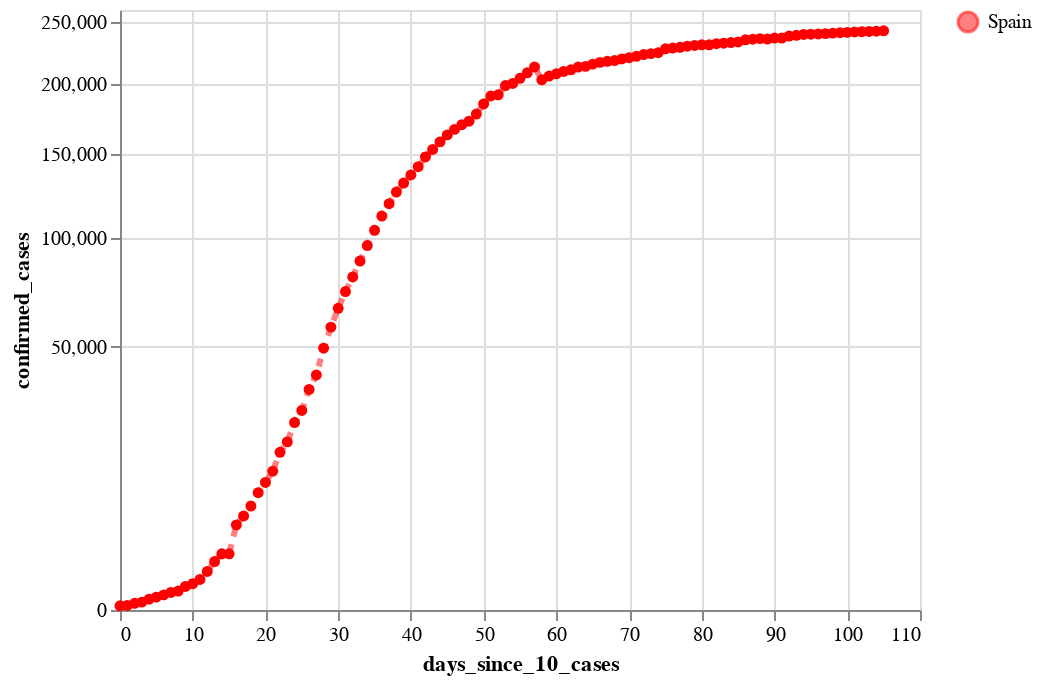

Notebook code cell kept with this figure:
### Code cell
#hide

cases_es_plot = alt.Chart(source_es).mark_line(
    color='red',
    opacity=0.5,
    strokeDash=[4,4],
    strokeWidth=3,
    point=True
).encode(
    x='days_since_10_cases:Q',
#     y='confirmed_cases:Q',
    y=alt.Y('confirmed_cases:Q', scale=alt.Scale(type='sqrt')),
#     size='new_cases:Q',
    tooltip=['country', 'date:T', 'confirmed_cases', 'new_cases', 'new_deaths'],
    color=alt.Color('country', scale=alt.Scale(range=['red'], domain=['Spain']), title="")
)

cases_es_plot

### Figure 1 — Vega-Lite specification as saved in the notebook (floating-point values rounded to 4 significant figures)
{"config": {"view": {"continuousWidth": 400, "continuousHeight": 300}}, "data": {"name": "data-d61b17dfd84a2e74f45e08917b3b5f20"}, "mark": {"type": "line", "color": "red", "opacity": 0.5, "point": true, "strokeDash": [4, 4], "strokeWidth": 3}, "encoding": {"color": {"type": "nominal", "field": "country", "scale": {"domain": ["Spain"], "range": ["red"]}, "title": ""}, "tooltip": [{"type": "nominal", "field": "country"}, {"type": "temporal", "field": "date"}, {"type": "quantitative", "field": "confirmed_cases"}, {"type": "quantitative", "field": "new_cases"}, {"type": "quantitative", "field": "new_deaths"}], "x": {"type": "quantitative", "field": "days_since_10_cases"}, "y": {"type": "quantitative", "field": "confirmed_cases", "scale": {"type": "sqrt"}}}, "$schema": "https://vega.github.io/schema/vega-lite/v4.0.2.json", "datasets": {"data-d61b17dfd84a2e74f45e08917b3b5f20": [{"country": "Spain", "date": "2020-02-26", "days_since_10_cases": 0, "confirmed_cases": 13, "confirmed_cases_per_million": 0.0, "new_cases": 0, "new_deaths": 0, "new_recovered": 0}, {"country": "Spain", "date": "2020-02-27", "days_since_10_cases": 1, "confirmed_cases": 15, "confirmed_cases_per_million": 0.0, "new_cases": 2, "new_deaths": 0, "new_recovered": 0}, {"country": "Spain", "date": "2020-02-28", "days_since_10_cases": 2, "confirmed_cases": 32, "confirmed_cases_per_million": 1.0, "new_cases": 17, "new_deaths": 0, "new_recovered": 0}, {"country": "Spain", "date": "2020-02-29", "days_since_10_cases": 3, "confirmed_cases": 45, "confirmed_cases_per_million": 1.0, "new_cases": 13, "new_deaths": 0, "new_recovered": 0}, {"country": "Spain", "date": "2020-03-01", "days_since_10_cases": 4, "confirmed_cases": 84, "confirmed_cases_per_million": 2.0, "new_cases": 39, "new_deaths": 0, "new_recovered": 0}, {"country": "Spain", "date": "2020-03-02", "days_since_10_cases": 5, "confirmed_cases": 120, "confirmed_cases_per_million": 3.0, "new_cases": 36, "new_deaths": 0, "new_recovered": 0}, {"country": "Spain", "date": "2020-03-03", "days_since_10_cases": 6, "confirmed_cases": 165, "confirmed_cases_per_million": 4.0, "new_cases": 45, "new_deaths": 1, "new_recovered": 0}, {"country": "Spain", "date": "2020-03-04", "days_since_10_cases": 7, "confirmed_cases": 222, "confirmed_cases_per_million": 5.0, "new_cases": 57, "new_deaths": 1, "new_recovered": 0}, {"country": "Spain", "date": "2020-03-05", "days_since_10_cases": 8, "confirmed_cases": 259, "confirmed_cases_per_million": 5.0, "new_cases": 37, "new_deaths": 1, "new_recovered": 0}, {"country": "Spain", "date": "2020-03-06", "days_since_10_cases": 9, "confirmed_cases": 400, "confirmed_cases_per_million": 8.0, "new_cases": 141, "new_deaths": 2, "new_recovered": 0}, {"country": "Spain", "date": "2020-03-07", "days_since_10_cases": 10, "confirmed_cases": 500, "confirmed_cases_per_million": 11.0, "new_cases": 100, "new_deaths": 5, "new_recovered": 28}, {"country": "Spain", "date": "2020-03-08", "days_since_10_cases": 11, "confirmed_cases": 673, "confirmed_cases_per_million": 14.0, "new_cases": 173, "new_deaths": 7, "new_recovered": 0}, {"country": "Spain", "date": "2020-03-09", "days_since_10_cases": 12, "confirmed_cases": 1073, "confirmed_cases_per_million": 23.0, "new_cases": 400, "new_deaths": 11, "new_recovered": 2}, {"country": "Spain", "date": "2020-03-10", "days_since_10_cases": 13, "confirmed_cases": 1695, "confirmed_cases_per_million": 36.0, "new_cases": 622, "new_deaths": 7, "new_recovered": 0}, {"country": "Spain", "date": "2020-03-11", "days_since_10_cases": 14, "confirmed_cases": 2277, "confirmed_cases_per_million": 48.0, "new_cases": 582, "new_deaths": 19, "new_recovered": 151}, {"country": "Spain", "date": "2020-03-12", "days_since_10_cases": 15, "confirmed_cases": 2277, "confirmed_cases_per_million": 48.0, "new_cases": 0, "new_deaths": 1, "new_recovered": 0}, {"country": "Spain", "date": "2020-03-13", "days_since_10_cases": 16, "confirmed_cases": 5232, "confirmed_cases_per_million": 111.0, "new_cases": 2955, "new_deaths": 78, "new_recovered": 10}, {"country": "Spain", "date": "2020-03-14", "days_since_10_cases": 17, "confirmed_cases": 6391, "confirmed_cases_per_million": 136.0, "new_cases": 1159, "new_deaths": 62, "new_recovered": 324}, {"country": "Spain", "date": "2020-03-15", "days_since_10_cases": 18, "confirmed_cases": 7798, "confirmed_cases_per_million": 166.0, "new_cases": 1407, "new_deaths": 94, "new_recovered": 0}, {"country": "Spain", "date": "2020-03-16", "days_since_10_cases": 19, "confirmed_cases": 9942, "confirmed_cases_per_million": 211.0, "new_cases": 2144, "new_deaths": 53, "new_recovered": 13}, {"country": "Spain", "date": "2020-03-17", "days_since_10_cases": 20, "confirmed_cases": 11748, "confirmed_cases_per_million": 249.0, "new_cases": 1806, "new_deaths": 191, "new_recovered": 498}, {"country": "Spain", "date": "2020-03-18", "days_since_10_cases": 21, "confirmed_cases": 13910, "confirmed_cases_per_million": 295.0, "new_cases": 2162, "new_deaths": 90, "new_recovered": 53}, {"country": "Spain", "date": "2020-03-19", "days_since_10_cases": 22, "confirmed_cases": 17963, "confirmed_cases_per_million": 381.0, "new_cases": 4053, "new_deaths": 207, "new_recovered": 26}, {"country": "Spain", "date": "2020-03-20", "days_since_10_cases": 23, "confirmed_cases": 20410, "confirmed_cases_per_million": 433.0, "new_cases": 2447, "new_deaths": 213, "new_recovered": 481}, {"country": "Spain", "date": "2020-03-21", "days_since_10_cases": 24, "confirmed_cases": 25374, "confirmed_cases_per_million": 539.0, "new_cases": 4964, "new_deaths": 332, "new_recovered": 537}, {"country": "Spain", "date": "2020-03-22", "days_since_10_cases": 25, "confirmed_cases": 28768, "confirmed_cases_per_million": 611.0, "new_cases": 3394, "new_deaths": 397, "new_recovered": 450}, {"country": "Spain", "date": "2020-03-23", "days_since_10_cases": 26, "confirmed_cases": 35136, "confirmed_cases_per_million": 746.0, "new_cases": 6368, "new_deaths": 539, "new_recovered": 0}, {"country": "Spain", "date": "2020-03-24", "days_since_10_cases": 27, "confirmed_cases": 39885, "confirmed_cases_per_million": 847.0, "new_cases": 4749, "new_deaths": 497, "new_recovered": 1219}, {"country": "Spain", "date": "2020-03-25", "days_since_10_cases": 28, "confirmed_cases": 49515, "confirmed_cases_per_million": 1051.0, "new_cases": 9630, "new_deaths": 839, "new_recovered": 1573}, {"country": "Spain", "date": "2020-03-26", "days_since_10_cases": 29, "confirmed_cases": 57786, "confirmed_cases_per_million": 1227.0, "new_cases": 8271, "new_deaths": 718, "new_recovered": 1648}, {"country": "Spain", "date": "2020-03-27", "days_since_10_cases": 30, "confirmed_cases": 65719, "confirmed_cases_per_million": 1395.0, "new_cases": 7933, "new_deaths": 773, "new_recovered": 2342}, {"country": "Spain", "date": "2020-03-28", "days_since_10_cases": 31, "confirmed_cases": 73235, "confirmed_cases_per_million": 1555.0, "new_cases": 7516, "new_deaths": 844, "new_recovered": 2928}, {"country": "Spain", "date": "2020-03-29", "days_since_10_cases": 32, "confirmed_cases": 80110, "confirmed_cases_per_million": 1701.0, "new_cases": 6875, "new_deaths": 821, "new_recovered": 2424}, {"country": "Spain", "date": "2020-03-30", "days_since_10_cases": 33, "confirmed_cases": 87956, "confirmed_cases_per_million": 1867.0, "new_cases": 7846, "new_deaths": 913, "new_recovered": 2071}, {"country": "Spain", "date": "2020-03-31", "days_since_10_cases": 34, "confirmed_cases": 95923, "confirmed_cases_per_million": 2037.0, "new_cases": 7967, "new_deaths": 748, "new_recovered": 2479}, {"country": "Spain", "date": "2020-04-01", "days_since_10_cases": 35, "confirmed_cases": 104118, "confirmed_cases_per_million": 2211.0, "new_cases": 8195, "new_deaths": 923, "new_recovered": 3388}, {"country": "Spain", "date": "2020-04-02", "days_since_10_cases": 36, "confirmed_cases": 112065, "confirmed_cases_per_million": 2379.0, "new_cases": 7947, "new_deaths": 961, "new_recovered": 4096}, {"country": "Spain", "date": "2020-04-03", "days_since_10_cases": 37, "confirmed_cases": 119199, "confirmed_cases_per_million": 2531.0, "new_cases": 7134, "new_deaths": 850, "new_recovered": 3770}, {"country": "Spain", "date": "2020-04-04", "days_since_10_cases": 38, "confirmed_cases": 126168, "confirmed_cases_per_million": 2679.0, "new_cases": 6969, "new_deaths": 749, "new_recovered": 3706}, {"country": "Spain", "date": "2020-04-05", "days_since_10_cases": 39, "confirmed_cases": 131646, "confirmed_cases_per_million": 2795.0, "new_cases": 5478, "new_deaths": 694, "new_recovered": 3861}, {"country": "Spain", "date": "2020-04-06", "days_since_10_cases": 40, "confirmed_cases": 136675, "confirmed_cases_per_million": 2902.0, "new_cases": 5029, "new_deaths": 700, "new_recovered": 2357}, {"country": "Spain", "date": "2020-04-07", "days_since_10_cases": 41, "confirmed_cases": 141942, "confirmed_cases_per_million": 3014.0, "new_cases": 5267, "new_deaths": 704, "new_recovered": 2771}, {"country": "Spain", "date": "2020-04-08", "days_since_10_cases": 42, "confirmed_cases": 148220, "confirmed_cases_per_million": 3147.0, "new_cases": 6278, "new_deaths": 747, "new_recovered": 4813}, {"country": "Spain", "date": "2020-04-09", "days_since_10_cases": 43, "confirmed_cases": 153222, "confirmed_cases_per_million": 3253.0, "new_cases": 5002, "new_deaths": 655, "new_recovered": 4144}, {"country": "Spain", "date": "2020-04-10", "days_since_10_cases": 44, "confirmed_cases": 158273, "confirmed_cases_per_million": 3360.0, "new_cases": 5051, "new_deaths": 634, "new_recovered": 3503}, {"country": "Spain", "date": "2020-04-11", "days_since_10_cases": 45, "confirmed_cases": 163027, "confirmed_cases_per_million": 3461.0, "new_cases": 4754, "new_deaths": 525, "new_recovered": 3441}, {"country": "Spain", "date": "2020-04-12", "days_since_10_cases": 46, "confirmed_cases": 166831, "confirmed_cases_per_million": 3542.0, "new_cases": 3804, "new_deaths": 603, "new_recovered": 3282}, {"country": "Spain", "date": "2020-04-13", "days_since_10_cases": 47, "confirmed_cases": 170099, "confirmed_cases_per_million": 3611.0, "new_cases": 3268, "new_deaths": 547, "new_recovered": 2336}, {"country": "Spain", "date": "2020-04-14", "days_since_10_cases": 48, "confirmed_cases": 172541, "confirmed_cases_per_million": 3663.0, "new_cases": 2442, "new_deaths": 300, "new_recovered": 2777}, {"country": "Spain", "date": "2020-04-15", "days_since_10_cases": 49, "confirmed_cases": 177644, "confirmed_cases_per_million": 3772.0, "new_cases": 5103, "new_deaths": 652, "new_recovered": 3349}, {"country": "Spain", "date": "2020-04-16", "days_since_10_cases": 50, "confirmed_cases": 184948, "confirmed_cases_per_million": 3927.0, "new_cases": 7304, "new_deaths": 607, "new_recovered": 3944}, {"country": "Spain", "date": "2020-04-17", "days_since_10_cases": 51, "confirmed_cases": 190839, "confirmed_cases_per_million": 4052.0, "new_cases": 5891, "new_deaths": 687, "new_recovered": 0}, {"country": "Spain", "date": "2020-04-18", "days_since_10_cases": 52, "confirmed_cases": 191726, "confirmed_cases_per_million": 4071.0, "new_cases": 887, "new_deaths": 41, "new_recovered": 0}, {"country": "Spain", "date": "2020-04-19", "days_since_10_cases": 53, "confirmed_cases": 198674, "confirmed_cases_per_million": 4218.0, "new_cases": 6948, "new_deaths": 410, "new_recovered": 2560}, {"country": "Spain", "date": "2020-04-20", "days_since_10_cases": 54, "confirmed_cases": 200210, "confirmed_cases_per_million": 4251.0, "new_cases": 1536, "new_deaths": 399, "new_recovered": 3230}, {"country": "Spain", "date": "2020-04-21", "days_since_10_cases": 55, "confirmed_cases": 204178, "confirmed_cases_per_million": 4335.0, "new_cases": 3968, "new_deaths": 430, "new_recovered": 1927}, {"country": "Spain", "date": "2020-04-22", "days_since_10_cases": 56, "confirmed_cases": 208389, "confirmed_cases_per_million": 4424.0, "new_cases": 4211, "new_deaths": 435, "new_recovered": 3401}, {"country": "Spain", "date": "2020-04-23", "days_since_10_cases": 57, "confirmed_cases": 213024, "confirmed_cases_per_million": 4523.0, "new_cases": 4635, "new_deaths": 440, "new_recovered": 3335}, {"country": "Spain", "date": "2020-04-24", "days_since_10_cases": 58, "confirmed_cases": 202990, "confirmed_cases_per_million": 4310.0, "new_cases": -10034, "new_deaths": 367, "new_recovered": 3105}, {"country": "Spain", "date": "2020-04-25", "days_since_10_cases": 59, "confirmed_cases": 205905, "confirmed_cases_per_million": 4372.0, "new_cases": 2915, "new_deaths": 378, "new_recovered": 3353}, {"country": "Spain", "date": "2020-04-26", "days_since_10_cases": 60, "confirmed_cases": 207634, "confirmed_cases_per_million": 4408.0, "new_cases": 1729, "new_deaths": 288, "new_recovered": 2664}, {"country": "Spain", "date": "2020-04-27", "days_since_10_cases": 61, "confirmed_cases": 209465, "confirmed_cases_per_million": 4447.0, "new_cases": 1831, "new_deaths": 331, "new_recovered": 2503}, {"country": "Spain", "date": "2020-04-28", "days_since_10_cases": 62, "confirmed_cases": 210773, "confirmed_cases_per_million": 4475.0, "new_cases": 1308, "new_deaths": 301, "new_recovered": 1673}, {"country": "Spain", "date": "2020-04-29", "days_since_10_cases": 63, "confirmed_cases": 212917, "confirmed_cases_per_million": 4521.0, "new_cases": 2144, "new_deaths": 453, "new_recovered": 6399}, {"country": "Spain", "date": "2020-04-30", "days_since_10_cases": 64, "confirmed_cases": 213435, "confirmed_cases_per_million": 4532.0, "new_cases": 518, "new_deaths": 268, "new_recovered": 3103}, {"country": "Spain", "date": "2020-05-01", "days_since_10_cases": 65, "confirmed_cases": 215216, "confirmed_cases_per_million": 4569.0, "new_cases": 1781, "new_deaths": 0, "new_recovered": 0}, {"country": "Spain", "date": "2020-05-02", "days_since_10_cases": 66, "confirmed_cases": 216582, "confirmed_cases_per_million": 4598.0, "new_cases": 1366, "new_deaths": 557, "new_recovered": 5198}, {"country": "Spain", "date": "2020-05-03", "days_since_10_cases": 67, "confirmed_cases": 217466, "confirmed_cases_per_million": 4617.0, "new_cases": 884, "new_deaths": 164, "new_recovered": 1654}, {"country": "Spain", "date": "2020-05-04", "days_since_10_cases": 68, "confirmed_cases": 218011, "confirmed_cases_per_million": 4629.0, "new_cases": 545, "new_deaths": 164, "new_recovered": 2441}, {"country": "Spain", "date": "2020-05-05", "days_since_10_cases": 69, "confirmed_cases": 219329, "confirmed_cases_per_million": 4657.0, "new_cases": 1318, "new_deaths": 185, "new_recovered": 2143}, {"country": "Spain", "date": "2020-05-06", "days_since_10_cases": 70, "confirmed_cases": 220325, "confirmed_cases_per_million": 4678.0, "new_cases": 996, "new_deaths": 244, "new_recovered": 2516}, {"country": "Spain", "date": "2020-05-07", "days_since_10_cases": 71, "confirmed_cases": 221447, "confirmed_cases_per_million": 4702.0, "new_cases": 1122, "new_deaths": 213, "new_recovered": 2509}, {"country": "Spain", "date": "2020-05-08", "days_since_10_cases": 72, "confirmed_cases": 222857, "confirmed_cases_per_million": 4732.0, "new_cases": 1410, "new_deaths": 229, "new_recovered": 2637}, {"country": "Spain", "date": "2020-05-09", "days_since_10_cases": 73, "confirmed_cases": 223578, "confirmed_cases_per_million": 4747.0, "new_cases": 721, "new_deaths": 179, "new_recovered": 2804}, {"country": "Spain", "date": "2020-05-10", "days_since_10_cases": 74, "confirmed_cases": 224350, "confirmed_cases_per_million": 4763.0, "new_cases": 772, "new_deaths": 143, "new_recovered": 2214}, {"country": "Spain", "date": "2020-05-11", "days_since_10_cases": 75, "confirmed_cases": 227436, "confirmed_cases_per_million": 4829.0, "new_cases": 3086, "new_deaths": 123, "new_recovered": 973}, {"country": "Spain", "date": "2020-05-12", "days_since_10_cases": 76, "confirmed_cases": 228030, "confirmed_cases_per_million": 4841.0, "new_cases": 594, "new_deaths": 176, "new_recovered": 1841}, {"country": "Spain", "date": "2020-05-13", "days_since_10_cases": 77, "confirmed_cases": 228691, "confirmed_cases_per_million": 4855.0, "new_cases": 661, "new_deaths": 184, "new_recovered": 1843}, {"country": "Spain", "date": "2020-05-14", "days_since_10_cases": 78, "confirmed_cases": 229540, "confirmed_cases_per_million": 4873.0, "new_cases": 849, "new_deaths": 217, "new_recovered": 2551}, {"country": "Spain", "date": "2020-05-15", "days_since_10_cases": 79, "confirmed_cases": 230183, "confirmed_cases_per_million": 4887.0, "new_cases": 643, "new_deaths": 138, "new_recovered": 1409}, {"country": "Spain", "date": "2020-05-16", "days_since_10_cases": 80, "confirmed_cases": 230698, "confirmed_cases_per_million": 4898.0, "new_cases": 515, "new_deaths": 104, "new_recovered": 1663}, {"country": "Spain", "date": "2020-05-17", "days_since_10_cases": 81, "confirmed_cases": 230698, "confirmed_cases_per_million": 4898.0, "new_cases": 0, "new_deaths": 0, "new_recovered": 0}, {"country": "Spain", "date": "2020-05-18", "days_since_10_cases": 82, "confirmed_cases": 231606, "confirmed_cases_per_million": 4917.0, "new_cases": 908, "new_deaths": 146, "new_recovered": 3930}, {"country": "Spain", "date": "2020-05-19", "days_since_10_cases": 83, "confirmed_cases": 232037, "confirmed_cases_per_million": 4926.0, "new_cases": 431, "new_deaths": 69, "new_recovered": 0}, {"country": "Spain", "date": "2020-05-20", "days_since_10_cases": 84, "confirmed_cases": 232555, "confirmed_cases_per_million": 4937.0, "new_cases": 518, "new_deaths": 110, "new_recovered": 0}, {"country": "Spain", "date": "2020-05-21", "days_since_10_cases": 85, "confirmed_cases": 233037, "confirmed_cases_per_million": 4948.0, "new_cases": 482, "new_deaths": 52, "new_recovered": 0}, {"country": "Spain", "date": "2020-05-22", "days_since_10_cases": 86, "confirmed_cases": 234824, "confirmed_cases_per_million": 4986.0, "new_cases": 1787, "new_deaths": 688, "new_recovered": 0}, {"country": "Spain", "date": "2020-05-23", "days_since_10_cases": 87, "confirmed_cases": 235290, "confirmed_cases_per_million": 4996.0, "new_cases": 466, "new_deaths": 50, "new_recovered": 0}, {"country": "Spain", "date": "2020-05-24", "days_since_10_cases": 88, "confirmed_cases": 235772, "confirmed_cases_per_million": 5006.0, "new_cases": 482, "new_deaths": 74, "new_recovered": 0}, {"country": "Spain", "date": "2020-05-25", "days_since_10_cases": 89, "confirmed_cases": 235400, "confirmed_cases_per_million": 4998.0, "new_cases": -372, "new_deaths": -1918, "new_recovered": 0}, {"country": "Spain", "date": "2020-05-26", "days_since_10_cases": 90, "confirmed_cases": 236259, "confirmed_cases_per_million": 5016.0, "new_cases": 859, "new_deaths": 283, "new_recovered": 0}, {"country": "Spain", "date": "2020-05-27", "days_since_10_cases": 91, "confirmed_cases": 236259, "confirmed_cases_per_million": 5016.0, "new_cases": 0, "new_deaths": 0, "new_recovered": 0}, {"country": "Spain", "date": "2020-05-28", "days_since_10_cases": 92, "confirmed_cases": 237906, "confirmed_cases_per_million": 5051.0, "new_cases": 1647, "new_deaths": 2, "new_recovered": 0}, {"country": "Spain", "date": "2020-05-29", "days_since_10_cases": 93, "confirmed_cases": 238564, "confirmed_cases_per_million": 5065.0, "new_cases": 658, "new_deaths": 2, "new_recovered": 0}, {"country": "Spain", "date": "2020-05-30", "days_since_10_cases": 94, "confirmed_cases": 239228, "confirmed_cases_per_million": 5079.0, "new_cases": 664, "new_deaths": 4, "new_recovered": 0}, {"country": "Spain", "date": "2020-05-31", "days_since_10_cases": 95, "confirmed_cases": 239479, "confirmed_cases_per_million": 5084.0, "new_cases": 251, "new_deaths": 2, "new_recovered": 0}, {"country": "Spain", "date": "2020-06-01", "days_since_10_cases": 96, "confirmed_cases": 239638, "confirmed_cases_per_million": 5088.0, "new_cases": 159, "new_deaths": 0, "new_recovered": 0}, {"country": "Spain", "date": "2020-06-02", "days_since_10_cases": 97, "confirmed_cases": 239932, "confirmed_cases_per_million": 5094.0, "new_cases": 294, "new_deaths": 0, "new_recovered": 0}, {"country": "Spain", "date": "2020-06-03", "days_since_10_cases": 98, "confirmed_cases": 240326, "confirmed_cases_per_million": 5102.0, "new_cases": 394, "new_deaths": 1, "new_recovered": 0}, {"country": "Spain", "date": "2020-06-04", "days_since_10_cases": 99, "confirmed_cases": 240660, "confirmed_cases_per_million": 5110.0, "new_cases": 334, "new_deaths": 5, "new_recovered": 0}, {"country": "Spain", "date": "2020-06-05", "days_since_10_cases": 100, "confirmed_cases": 240978, "confirmed_cases_per_million": 5116.0, "new_cases": 318, "new_deaths": 1, "new_recovered": 0}, {"country": "Spain", "date": "2020-06-06", "days_since_10_cases": 101, "confirmed_cases": 241310, "confirmed_cases_per_million": 5123.0, "new_cases": 332, "new_deaths": 1, "new_recovered": 0}, {"country": "Spain", "date": "2020-06-07", "days_since_10_cases": 102, "confirmed_cases": 241550, "confirmed_cases_per_million": 5128.0, "new_cases": 240, "new_deaths": 1, "new_recovered": 0}, {"country": "Spain", "date": "2020-06-08", "days_since_10_cases": 103, "confirmed_cases": 241717, "confirmed_cases_per_million": 5132.0, "new_cases": 167, "new_deaths": 0, "new_recovered": 0}, {"country": "Spain", "date": "2020-06-09", "days_since_10_cases": 104, "confirmed_cases": 241966, "confirmed_cases_per_million": 5137.0, "new_cases": 249, "new_deaths": 0, "new_recovered": 0}, {"country": "Spain", "date": "2020-06-10", "days_since_10_cases": 105, "confirmed_cases": 242280, "confirmed_cases_per_million": 5144.0, "new_cases": 314, "new_deaths": 0, "new_recovered": 0}]}}
